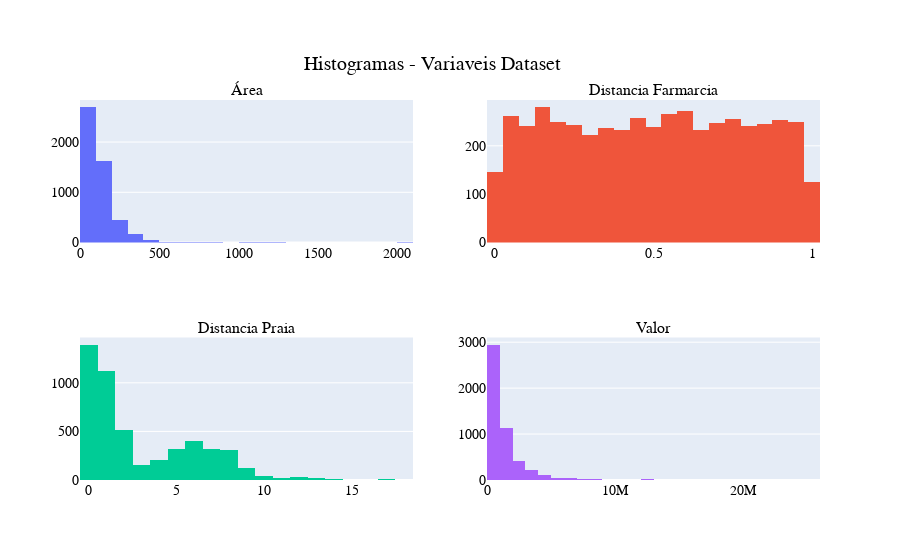

Notebook cell for this chart:
### Markdown cell above
## <font style = 'font-size: 18px;'>Visualizando distribuições de cada uma das variáveis do dataset</font>
<ul style='font-size: 16px; line-height: 2; text-align: justify;'>

### Code cell
from plotly.subplots import make_subplots

fig = make_subplots(rows = 2, cols = 2, start_cell = 'top-left', subplot_titles= ('Área', 'Distancia Farmarcia', 'Distancia Praia', 'Valor'))

hist0 = go.Histogram(x = raw_data['Area'], nbinsx= 30)
hist1 = go.Histogram(x = raw_data['Dist_Farmacia'], nbinsx= 30)
hist2 = go.Histogram(x = raw_data['Dist_Praia'], nbinsx= 30)
hist3 = go.Histogram(x = raw_data['Valor'], nbinsx= 30)

fig.append_trace(hist0, 1, 1)
fig.append_trace(hist1, 1, 2)
fig.append_trace(hist2, 2, 1)
fig.append_trace(hist3, 2, 2)

fig.update_layout(
    title = { 'text':'Histogramas - Variaveis Dataset', 'y':0.9, 'x':0.48, 'xanchor':'center', 'yanchor':'top'}, 
    font = dict(family = 'Arial', size = 14, color = 'Black'),
    showlegend = False
    ) 
    
fig.show()

### Figure 1 — Plotly figure (JSON) as saved in the notebook; plotly's stock layout.template omitted (floating-point values rounded to 4 significant figures; data arrays with more than 128 entries replaced by an {"elided": "..."} marker saying what was removed)
{"data": [{"nbinsx": 30, "type": "histogram", "x": {"elided": "5000 int values"}, "xaxis": "x", "yaxis": "y"}, {"nbinsx": 30, "type": "histogram", "x": {"elided": "5000 float values"}, "xaxis": "x2", "yaxis": "y2"}, {"nbinsx": 30, "type": "histogram", "x": {"elided": "5000 float values"}, "xaxis": "x3", "yaxis": "y3"}, {"nbinsx": 30, "type": "histogram", "x": {"elided": "5000 int values"}, "xaxis": "x4", "yaxis": "y4"}], "layout": {"annotations": [{"font": {"size": 16}, "showarrow": false, "text": "Área", "x": 0.225, "xanchor": "center", "xref": "paper", "y": 1, "yanchor": "bottom", "yref": "paper"}, {"font": {"size": 16}, "showarrow": false, "text": "Distancia Farmarcia", "x": 0.775, "xanchor": "center", "xref": "paper", "y": 1, "yanchor": "bottom", "yref": "paper"}, {"font": {"size": 16}, "showarrow": false, "text": "Distancia Praia", "x": 0.225, "xanchor": "center", "xref": "paper", "y": 0.375, "yanchor": "bottom", "yref": "paper"}, {"font": {"size": 16}, "showarrow": false, "text": "Valor", "x": 0.775, "xanchor": "center", "xref": "paper", "y": 0.375, "yanchor": "bottom", "yref": "paper"}], "font": {"color": "Black", "family": "Arial", "size": 14}, "showlegend": false, "title": {"text": "Histogramas - Variaveis Dataset", "x": 0.48, "xanchor": "center", "y": 0.9, "yanchor": "top"}, "xaxis": {"anchor": "y", "domain": [0, 0.45]}, "xaxis2": {"anchor": "y2", "domain": [0.55, 1]}, "xaxis3": {"anchor": "y3", "domain": [0, 0.45]}, "xaxis4": {"anchor": "y4", "domain": [0.55, 1]}, "yaxis": {"anchor": "x", "domain": [0.625, 1]}, "yaxis2": {"anchor": "x2", "domain": [0.625, 1]}, "yaxis3": {"anchor": "x3", "domain": [0, 0.375]}, "yaxis4": {"anchor": "x4", "domain": [0, 0.375]}}}
